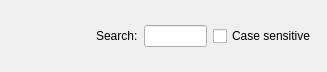
<?xml version="1.0" encoding="UTF-8"?>
<ui version="4.0">
 <class>searchform</class>
 <widget class="QWidget" name="searchform">
  <property name="geometry">
   <rect>
    <x>0</x>
    <y>0</y>
    <width>327</width>
    <height>72</height>
   </rect>
  </property>
  <property name="windowTitle">
   <string>Form</string>
  </property>
  <layout class="QGridLayout" name="gridLayout">
   <item row="0" column="2">
    <widget class="QLineEdit" name="lineEdit"/>
   </item>
   <item row="0" column="3">
    <widget class="QCheckBox" name="checkBox">
     <property name="text">
      <string>Case sensitive</string>
     </property>
    </widget>
   </item>
   <item row="0" column="1">
    <widget class="QLabel" name="label">
     <property name="text">
      <string>Search:</string>
     </property>
    </widget>
   </item>
   <item row="0" column="0">
    <spacer name="horizontalSpacer">
     <property name="orientation">
      <enum>Qt::Horizontal</enum>
     </property>
     <property name="sizeType">
      <enum>QSizePolicy::Fixed</enum>
     </property>
     <property name="sizeHint" stdset="0">
      <size>
       <width>85</width>
       <height>20</height>
      </size>
     </property>
    </spacer>
   </item>
  </layout>
 </widget>
 <resources/>
 <connections/>
</ui>
